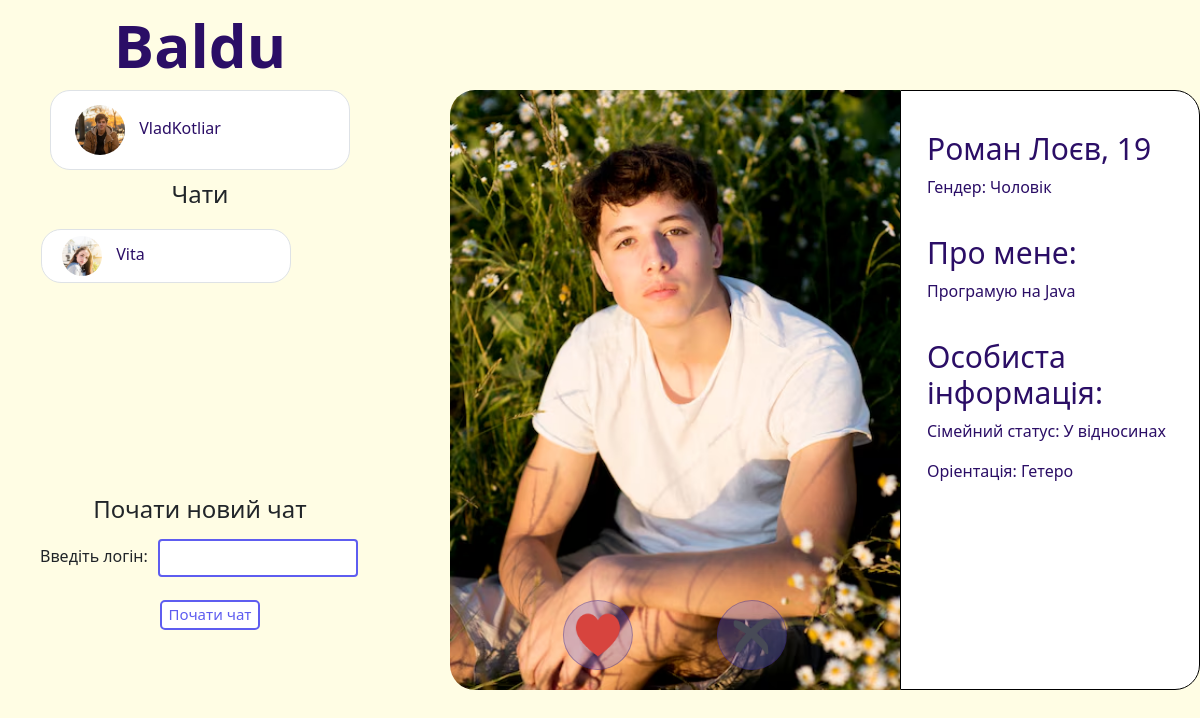
Screenshot of /main/ (signed in) with the database file from the repository.
### BalduApp/models.py (models this page shows)
class User(AbstractUser):
    age = models.IntegerField(null=True, blank=True)
    gender = models.CharField(max_length=10, choices=(('', ''), ('M', 'Чоловік'), ('F', 'Жінка')))
    interests = models.TextField(blank=True)
    marital_status = models.CharField(max_length=50, choices=(('', ''), ('S', 'Самотній/Самотня'), ('M', 'Одружений/Заміжня'), ('D', 'Розлучений/Розлучена'), ('W', 'Вдівець/Вдова'), ('V', 'У відносинах')), blank=True)
    orientation = models.CharField(max_length=50, blank=True)
    first_name = models.CharField(max_length=30, blank=True)
    last_name = models.CharField(max_length=30, blank=True)
    profile_photo = models.ImageField(upload_to='profile_photos/', null=True, blank=True)
    groups = models.ManyToManyField(
        'auth.Group',
        related_name='custom_user_set',
        blank=True,
        help_text='The groups this user belongs to. A user will get all permissions granted to each of their groups.',
        related_query_name='user',
    )
    user_permissions = models.ManyToManyField(
        'auth.Permission',
        related_name='custom_user_set',
        blank=True,
        help_text='Specific permissions for this user.',
        related_query_name='user',
    )

### BalduApp/views.py (the view)
# urls.py: path('main/', main_page, name='main_page'),
@login_required
def main_page(request):
    chats = Chat.objects.filter(participants=request.user)
    recommendations = Recommendation.objects.filter(user=request.user)
    dislikes = Dislike.objects.filter(user=request.user)
    chat_users = []
    for chat in chats:
        other_user = chat.participants.exclude(id=request.user.id).first()
        user = User.objects.filter(username=other_user.username).first()
        chat_users.append({'chat_id': chat.id, 'profile_photo': user.profile_photo,
                           'username': other_user.username if other_user else "Unknown"})
    recommended_users = User.objects.exclude(id=request.user.id).exclude(recommended_to__user=request.user).exclude(disliked_by__user=request.user)
    if 'recommended_index' not in request.session:
        request.session['recommended_index'] = 0
    recommended_users = list(recommended_users)
    if recommended_users:
        current_recommended_user = recommended_users[request.session['recommended_index'] % len(recommended_users)]
    else:
        current_recommended_user = None
    if request.method == 'POST':
        if 'like' in request.POST:
            like_form = LikeForm(request.POST)
            if like_form.is_valid():
                user_id = like_form.cleaned_data['user_id']
                user = get_object_or_404(User, id=user_id)
                chat = Chat.objects.filter(participants=request.user).filter(participants=user).first()
                if not chat:
                    chat = Chat.objects.create()
                    chat.participants.add(request.user, user)
                Message.objects.create(chat=chat, sender=request.user, content="Привіт! Давай познайомимось!")
                Recommendation.objects.create(user=request.user, recommended_user=user)
                request.session['recommended_index'] += 1
                return redirect('main_page')
        elif 'dislike' in request.POST:
            dislike_form = DislikeForm(request.POST)
            if dislike_form.is_valid():
                user_id = dislike_form.cleaned_data['user_id']
                user = get_object_or_404(User, id=user_id)
                Dislike.objects.create(user=request.user, disliked_user=user)
                request.session['recommended_index'] += 1
                return redirect('main_page')
        elif 'start_chat' in request.POST:
            form = NewChatForm(request.POST)
            if form.is_valid():
                username = form.cleaned_data['username']
                try:
                    user = User.objects.get(username=username)
                    if user == request.user:
                        raise Exception("Не можливо почати чат з самим собою")
                    chat = Chat.objects.filter(participants=request.user).filter(participants=user).first()
                    if not chat:
                        chat = Chat.objects.create()
                        chat.participants.add(request.user, user)
                    return redirect('chat_detail', chat_id=chat.id)
                except User.DoesNotExist:
                    error_message = "Таку людину не було знайдено"
                    return render(request, 'BalduApp/main_page.html', {
                        'chat_users': chat_users,
                        'recommendations': recommendations,
                        'current_recommended_user': current_recommended_user,
                        'form': form,
                        'like_form': LikeForm,
                        'dislike_form': Dislike,
                        'error_message': error_message
                    })
                except Exception as e:
                    error_message = e
                    return render(request, 'BalduApp/main_page.html', {
                        'chat_users': chat_users,
                        'recommendations': recommendations,
                        'current_recommended_user': current_recommended_user,
                        'form': form,
                        'like_form': LikeForm,
                        'dislike_form': Dislike,
                        'error_message': error_message
                    })
    else:
        form = NewChatForm()
        like_form = LikeForm()
        dislike_form = DislikeForm()
    return render(request, 'BalduApp/main_page.html', {
        'chat_users': chat_users,
        'recommendations': recommendations,
        'current_recommended_user': current_recommended_user,
        'form': form,
        'like_form': like_form,
        'dislike_form': dislike_form
    })

### BalduApp/forms.py
class NewChatForm(forms.Form):
    username = forms.CharField(max_length=30, label='Username')

class LikeForm(forms.Form):
    user_id = forms.IntegerField(widget=forms.HiddenInput())

### templates/BalduApp/main_page.html (shortened to what this page needs)
{% load static %}
<!DOCTYPE html>
<html>
<head>
    <link rel="stylesheet" href="https://cdn.jsdelivr.net/npm/bootstrap@5.3.2/dist/css/bootstrap.min.css">
    <link rel="stylesheet" href="{% static 'BalduApp/css/main.css' %}">
</head>
<body>
    <aside>
        {% include 'BalduApp/main_logo.html' %}
        <div class="user_profile_box">
            <a href="{% url 'profile' %}">
                {% if user.profile_photo %}
                    <img src="{{ user.profile_photo.url }}" alt="user photo" class = user_profile_photo> {{ user.username }}
                {% else %}
                    <img src="{% static 'BalduApp/img/no_photo.jpg' %}" alt="user photo" class = user_profile_photo> {{ user.username }}
                {% endif %}
            </a>
        </div>
        <h2>Чати</h2>
        <ul>
            <div class="current_chats_box">
                {% if chat_users %}
                    {% for chat in chat_users %}
                        {% if chat.profile_photo %}
                            <div class="chat_box">
                                <li><a href="{% url 'chat_detail' chat_id=chat.chat_id %}"><img src="{{ chat.profile_photo.url }}" alt="user photo" class = user_profile_photo> {{ chat.username }}</a></li>
                            </div>
                        {% else %}
                            <div class="chat_box">
                                <li><a href="{% url 'chat_detail' chat_id=chat.chat_id %}"><img src="{% static 'BalduApp/img/no_photo.jpg' %}" alt="no user photo" class = user_profile_photo> {{ chat.username }}</a></li>
                            </div>
                        {% endif %}
                    {% endfor %}
                {% else %}
                    <li>No chats available</li>
                {% endif %}
            </div>
        </ul>
        <h2>Почати новий чат</h2>
        <div class="new_chat_box">
            <form method="post">
                <div class="inputbox">
                    <p>Введіть логін: </p>
                    {{ form.username }}
                </div>
                <button type="submit" name="start_chat">Почати чат</button>
            </form>
        </div>
    </aside>
    <main>
        <div class="main_part">
            {% if current_recommended_user %}
                <div class="photo_box">
                    {% if current_recommended_user.profile_photo %}
                        <div class="user_photo">
                            <img src="{{ current_recommended_user.profile_photo.url }}" alt="recommendation photo" class="recommendation_photo">
                        </div>
                    {% else %}
                        <div class="user_photo">
                            <img src="{% static 'BalduApp/img/no_photo.jpg' %}" alt="no photo available" class="recommendation_photo">
                        </div>
                    {% endif %}
                </div>
                <div class="user_info">
                    <h1>{{ current_recommended_user.first_name }} {{ current_recommended_user.last_name }}, {{ current_recommended_user.age }}</h1>
                    <p>Гендер: {{ current_recommended_user.get_gender_display }}</p>
                    <h1>Про мене:</h1>
                    <p>{{ current_recommended_user.interests }}</p>
                    <h1>Особиста інформація:</h1>
                    <p>Сімейний статус: {{ current_recommended_user.get_marital_status_display }}</p>
                    <p>Оріентація: {{ current_recommended_user.orientation }}</p>
                </div>
                <div class="rating_buttons">
                    <form method="post" style="display: inline;" class="like_button">
                        <button type="submit" name="like"><img src="{% static 'BalduApp/img/img_heart_button.png' %}" alt="like"></button>
                    </form>
                    <form method="post" style="display: inline;" class="dislike_button">
                        <button type="submit" name="dislike"><img src="{% static 'BalduApp/img/img_cross_button.png' %}" alt="dislike"></button>
                    </form>
                </div>
            {% endif %}
        </div>
    </main>
</body>
</html>

### BalduApp/static/BalduApp/css/main.css (style rules this page uses)
body { background: #FFFDE4; }
aside { width: 400px; height: 100vh; float: left; display: flex; align-items: center; flex-direction: column; }
.main_part { display: flex; padding-top: 90px; padding-left: 50px; }
aside a { text-decoration: none; }
aside h2 { font-size: 24px; margin-bottom: 20px; }
aside p { font-size: 16px; }
aside ul { list-style-type: none; }
.user_profile_box, .new_chat_box { width: 100%; float: left; }
.new_chat_box { margin-left: 80px; }
.user_profile_box { height: 80px; display: flex; align-items: center; width: 300px; padding: 8px 24px; }
.user_profile_box a, .chat_box a { color: #2B0E66; font-size: 16px; }
.user_profile_photo, .chat_box img { object-fit: cover; margin-right: 10px; }
.user_profile_box .user_profile_photo { width: 50px; height: 50px; border-radius: 25px; }
.current_chats_box .user_profile_photo { width: 40px; height: 40px; border-radius: 20px; }
.current_chats_box { width: 350px; float: left; display: flex; flex-direction: column; min-height: 200px; max-height: 300px; word-wrap: break-word; background-clip: border-box; overflow-y: auto; margin-bottom: 50px; }
.user_profile_box, .chat_box { margin-bottom: 10px; border-radius: 20px; background-color: #fff; background-clip: border-box; border: 1px solid #dee2e6; align-items: center; }
.chat_box { width: 250px; padding: 6px 20px; }
.inputbox { display: flex; }
.inputbox input { border: 2px solid #5E5DF0; padding: 0 10px; margin-left: 10px; width: 50%; background-color: #fff; background-clip: padding-box; border-radius: 0.25rem; height: calc(1.5em + 0.75rem + 2px); position: relative; top: -5px; }
.new_chat_box button { margin-left: 120px; border-radius: 5px; font-size: 15px; background: #FFFFFF; color: #5E5DF0; border: 2px solid #5E5DF0; width: 100px; height: 30px; transition: color .5s ease, background .6s ease; }
.user_photo img { display: flex; width: 450px; height: 600px; border-radius: 25px 0 0 25px; overflow: hidden; object-fit: cover; }
.user_info { flex-direction: column; width: 450px; height: 600px; border-radius: 0 25px 25px 0; word-wrap: break-word; background-color: #fff; background-clip: border-box; border: 1px solid #000000; padding: 20px 26px; display: flex; }
.user_info p { color: #2B0E66; }
.user_info h1 { margin-top: 20px; color: #2B0E66; font-size: 30px; }
.rating_buttons { position: absolute; top: 600px; left: 675px; transform: translateX(-50%); }
.rating_buttons img { width: 80%; height: 80%; }
.like_button button, .dislike_button button { width: 70px; height: 70px; background-color: #7776f050; border: 1px solid #2B0E6650; border-radius: 50px; align-items: center; justify-content: center; }
.like_button { margin-right: 80px; }

### rows the page displays
User: profile_photo (picture), username "VladKotliar"
User: username "Vita"
User: profile_photo (picture), first_name "Роман", last_name "Лоєв", age "19", gender "Чоловік", interests "Програмую на Java", marital_status "У відносинах", orientation "Гетеро"
